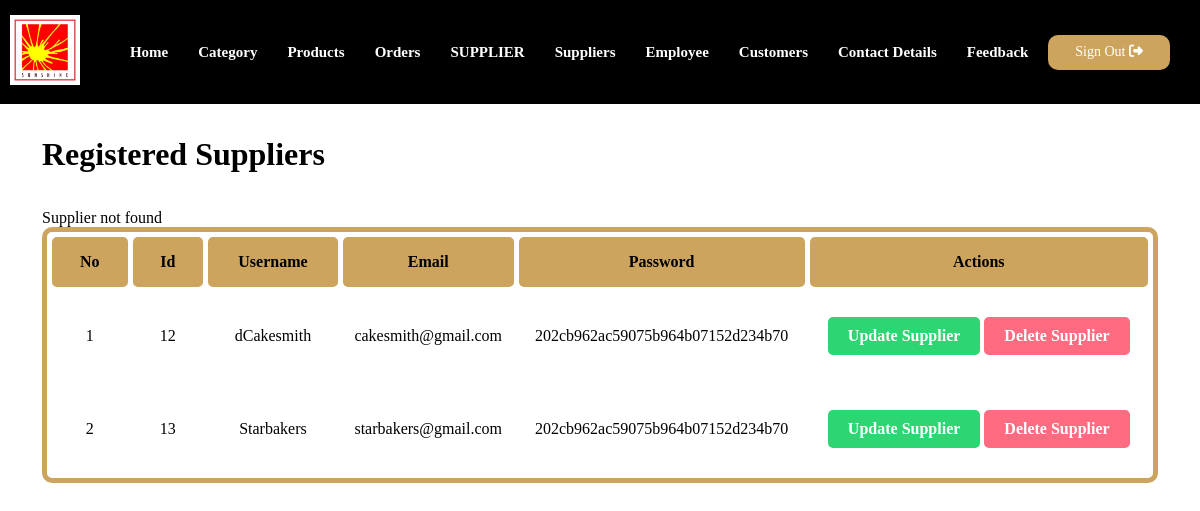
Page /admin/manage-supplier.php (signed in) on the committed database.
### tables this page shows
CREATE TABLE `sellers` (
  `id` int(11) NOT NULL,
  `username` varchar(100) NOT NULL,
  `email` varchar(100) NOT NULL,
  `password` varchar(100) NOT NULL
);

### admin/manage-supplier.php (the view, shortened to what this page needs)
<?php include('partials/menuu.php');?>
<div class="main-content">
    <div class="wrapper">
        <h1>Registered Suppliers</h1><br><br>
        <?php
            if(isset($_SESSION['no-supplier-found']))
            {
                echo $_SESSION['no-supplier-found'];
            }
        ?>
        <table cellspacing="5px" >
            <thead style="height: 50px;">
            <tr>
                <th>No</th>
                <th>Id</th>
                <th>Username</th>
                <th>Email</th>
                <th>Password</th>
                <th>Actions</th>
            </tr>
            </thead>
            <?php
                $sql = "SELECT * FROM sellers";
                $res = mysqli_query($conn,$sql);
                $count = mysqli_num_rows($res);
                $sn = 1;
                if($count>0)
                {
                    while($row=mysqli_fetch_assoc($res))
                    {
                        $id = $row['id'];
                        $username = $row['username'];
                        $email = $row['email'];
                        $password = $row['password'];
                        ?>
                    <tr>
                        <td><?php echo $sn++; ?></td>
                        <td><?php echo $id; ?></td>
                        <td><?php echo $username; ?></td>
                        <td><?php echo $email; ?></td>
                        <td><?php echo $password; ?></td>
                        <td>
                            <a href="<?php echo SITEURL; ?>admin/update-supplier.php?id=<?php echo $id; ?>" class="buttondesign green">Update Supplier</a>
                            <a href="<?php echo SITEURL; ?>admin/delete-supplier.php?id=<?php echo $id; ?>" class="buttondesign red">Delete Supplier</a>
                        </td>
                    </tr>
                        <?php
                    }
                }
                else
                {   ?>
                        <tr style="text-align: center;">
                            <td colspan="6" class='error'>Suppliers Details not Available</td>
                        </tr>
                    <?php
                }
            ?>
        </table>
    </div>
</div>

### assets/css/admins.css (style rules this page uses)
:root { --heading1: 'Permanent Marker', cursive; --heading2: 'Barlow', sans-serif; --para: 'Roboto', sans-serif; --yellow: #cda45e; --brown: #151515; --black: #000; --white: #fff; --lightwhite: #d1d5db; }
* { padding: 0px; margin: 0px; box-sizing: border-box; }
a { text-decoration: none; }
.buttondesign { padding: 15px 30px; color: var(--white); text-decoration: none; font-size: 16px; font-weight: bold; background: var(--yellow); border-radius: 10px; display: inline-block; border: 2px solid var(--yellow); transition: 0.7s; }
.wrapper { padding: 1%; width: 95%; margin: 0 auto; }
table { border: 5px solid var(--yellow); border-radius: 10px; width: 100%; }
table thead tr th { margin: 0px ; border-radius: 5px; background: var(--yellow); padding: 3px 25px; text-align: center; }
table tr td { text-align: center; padding: 25px 5px; }
table td .buttondesign { border-radius: 5px; padding: 10px 20px; border: 0px; }
.green { background-color: #2ed573; }
.red { background-color: #ff6b81; }
.main-content { padding: 20px 0; }

### rows in the picture
sellers: id "12", username "dCakesmith", email "cakesmith@gmail.com", password "202cb962ac59075b964b07152d234b70"
sellers: id "13", username "Starbakers", email "starbakers@gmail.com", password "202cb962ac59075b964b07152d234b70"

### other values in the picture
$_SESSION['no-supplier-found'] "Supplier not found"
